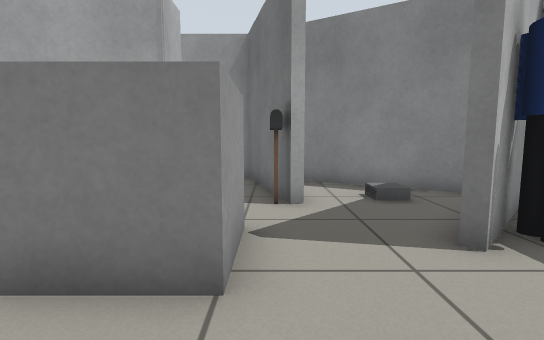
View 1 (above)

12 first-person views from a walk through a Gazebo world. The camera is 0.69 m above the floor, tilts 6° down and sees 85° across. The lines on the ground mark 1 m squares. The floor is counted in squares, 0.5 m on a side. Each view is taken from the middle of a square. On the plan, view 1 faces up. The plan holds only what a view shows up to about 14 squares ahead; the rest is blank. Simple shapes stand in for some stock models.

View 2
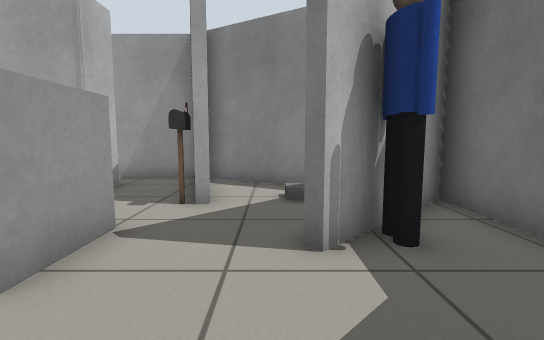

View 3
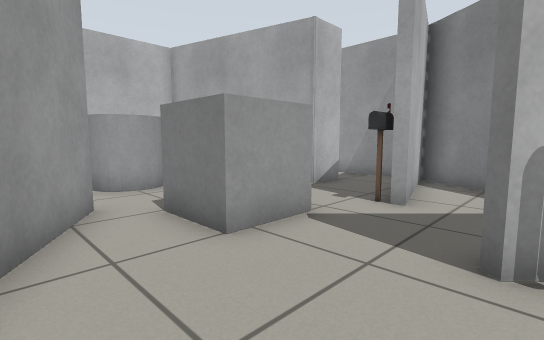

View 4
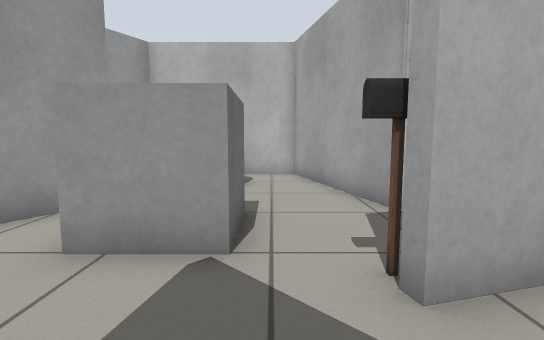

View 5
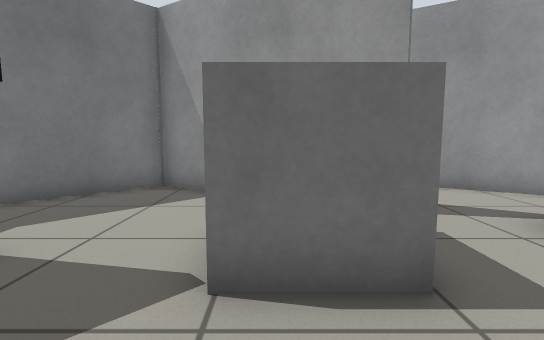

View 6
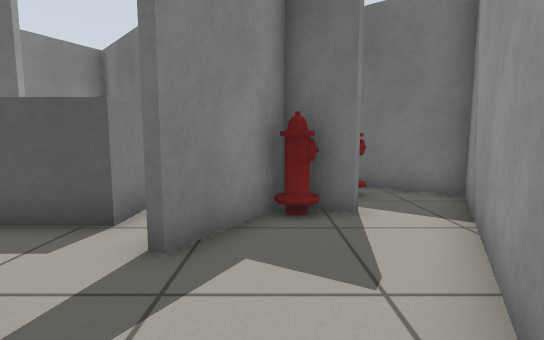

View 7
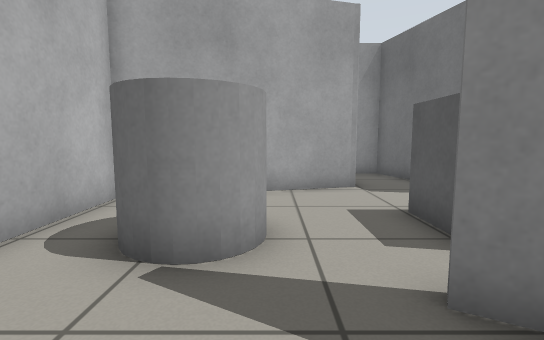

View 8
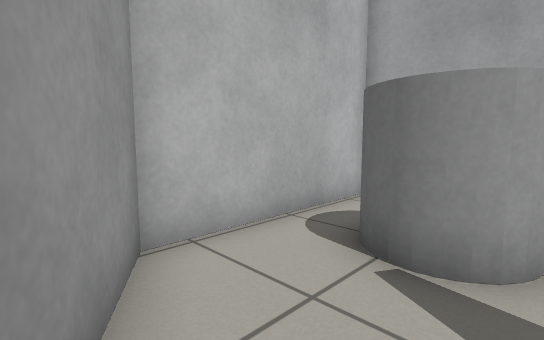

View 9
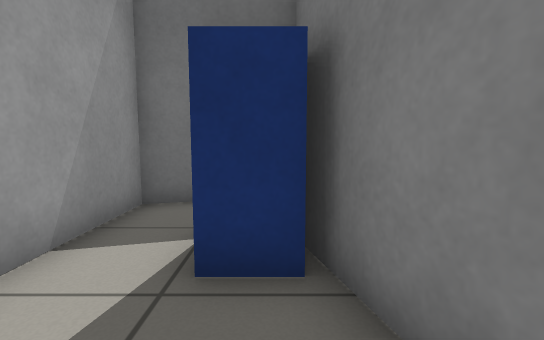

View 10
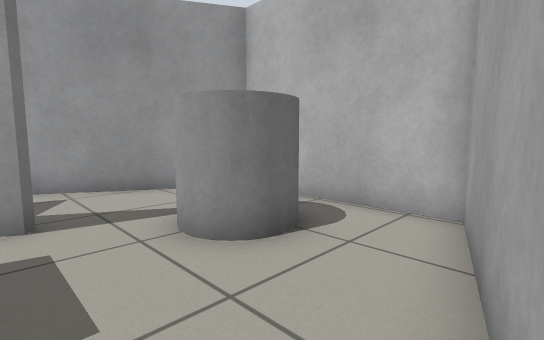

View 11
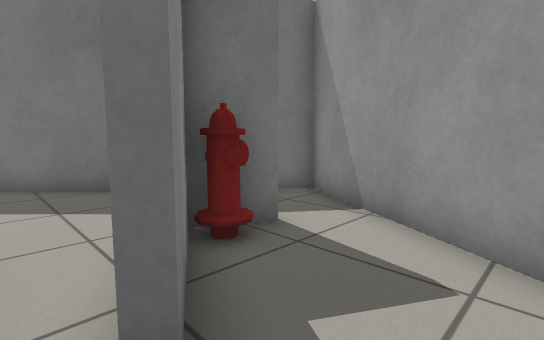

View 12
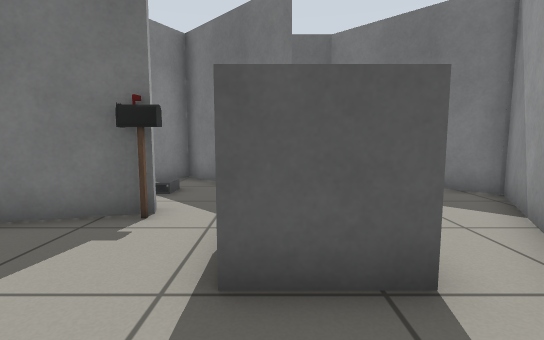

### Floor plan
Key: @ floor where view 1 was taken; # wall or solid block; . floor; B cinder block; P postbox; G grey box; E person; C grey cylinder; H fire hydrant; O other object.
Columns run from 9 left of view 1 to 6 right of it. Each row starts with its distance up from view 1.
 11      #####
 10     ....####
  9     .P#..#.##
  8   . .P#..#...###
  7  #####...#..B..#
  6 ##.......P...###
  5 #............#.#
  4 #..C...GG...#E.#
  3 #.C C..GG......#
  2 #..C...........#
  1 #.....##......##
  0 ##.....H#@...##
 -1  ###....######
 -2    ##....OO##
 -3     ###...##
 -4       ###.#
 -5         ###

Where each view was taken, in squares from view 1:
view 1: 0 up, 0 right, facing up
view 2: 0 up, 2 right, facing up
view 3: 0 up, 3 right, facing up-left
view 4: 5 up, 3 right, facing left
view 5: 7 up, 1 left, facing down
view 6: 0 up, 7 left, facing right
view 7: 1 down, 5 left, facing up
view 8: 1 down, 5 left, facing up-left
view 9: 8 up, 7 left, facing right
view 10: 7 up, 3 left, facing down-left
view 11: 2 up, 5 left, facing down-right
view 12: 4 up, 5 left, facing right
